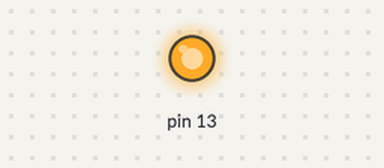
A sketch run on a simulated Arduino Uno, built with avr-gcc and run on an emulated ATmega328P. Parts: output pins drawn as LEDs (lit = HIGH).

Above: at 0.2 s.
At 12.5 s:
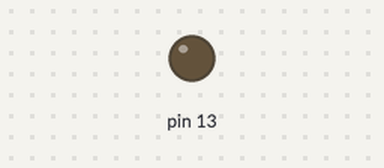
Timing chart, 0 to 17.6 s (numbered marks = the images above):
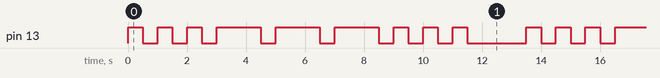

The sketch:

SOS-basic.ino
```cpp
/*
  SOS

  Blink the LED on Pin 13 in the SOS morse code pattern - 3 short, 3 long, 3 short

  This example essentially cuts-and-pastes the commands over and over for every blink.
  Can you think of a more efficient way to do this? You can refer to the Arduino Language Reference
  (https://www.arduino.cc/en/Reference/HomePage) to find commands that will help with this.

 */

// the setup function runs once when you press reset or power the board
void setup() {
  // initialize digital pin 13 as an output.
  pinMode(13, OUTPUT);
}

// the loop function runs over and over again forever
void loop() {

// 3 short

  digitalWrite(13, HIGH);   // turn the LED on (HIGH is the voltage level)
  delay(500);              // wait for half a second
  digitalWrite(13, LOW);    // turn the LED off by making the voltage LOW
  delay(500);              // wait for half a second
  digitalWrite(13, HIGH);   // turn the LED on (HIGH is the voltage level)
  delay(500);              // wait for half a second
  digitalWrite(13, LOW);    // turn the LED off by making the voltage LOW
  delay(500);              // wait for half a second
  digitalWrite(13, HIGH);   // turn the LED on (HIGH is the voltage level)
  delay(500);              // wait for half a second
  digitalWrite(13, LOW);    // turn the LED off by making the voltage LOW
  delay(500);              // wait for half a second

// 3 long

  digitalWrite(13, HIGH);   // turn the LED on (HIGH is the voltage level)
  delay(1500);              // wait for a second and a half
  digitalWrite(13, LOW);    // turn the LED off by making the voltage LOW
  delay(500);              // wait for half a second
  digitalWrite(13, HIGH);   // turn the LED on (HIGH is the voltage level)
  delay(1500);              // wait for a second and a half
  digitalWrite(13, LOW);    // turn the LED off by making the voltage LOW
  delay(500);              // wait for half a second
  digitalWrite(13, HIGH);   // turn the LED on (HIGH is the voltage level)
  delay(1500);              // wait for a second and a half
  digitalWrite(13, LOW);    // turn the LED off by making the voltage LOW
  delay(500);              // wait for half a second

// 3 short

  digitalWrite(13, HIGH);   // turn the LED on (HIGH is the voltage level)
  delay(500);              // wait for half a second
  digitalWrite(13, LOW);    // turn the LED off by making the voltage LOW
  delay(500);              // wait for half a second
  digitalWrite(13, HIGH);   // turn the LED on (HIGH is the voltage level)
  delay(500);              // wait for half a second
  digitalWrite(13, LOW);    // turn the LED off by making the voltage LOW
  delay(500);              // wait for half a second
  digitalWrite(13, HIGH);   // turn the LED on (HIGH is the voltage level)
  delay(500);              // wait for half a second
  digitalWrite(13, LOW);    // turn the LED off by making the voltage LOW
  delay(500);              // wait for half a second

// delay before the start of the next cycle

  delay(1500);
}
```

Measured:
- by itself, pin 13: repeats every 13.5 s: 2 × (LOW 0.50 s, HIGH 0.50 s), 3 × (LOW 0.50 s, HIGH 1.5 s), 3 × (LOW 0.50 s, HIGH 0.50 s), LOW 2.0 s, HIGH 0.50 s
- by itself, everything shown: repeats every 13.5 s, in 18 steps
